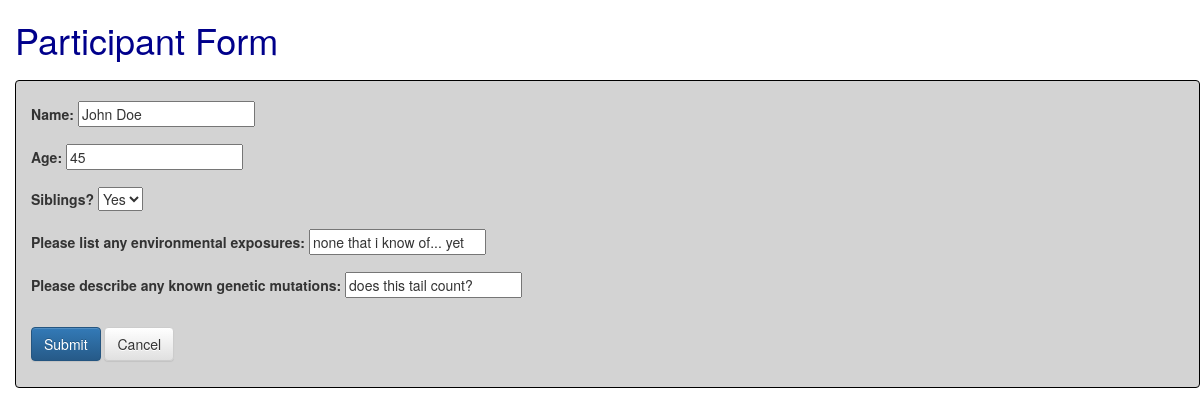
/participants/1/, run on the app's committed database.
### participants/models.py (models this page shows, shortened)
class Participant(models.Model):
    name = models.CharField(max_length=100, blank=False)
    age = models.CharField(max_length=3, blank=False)
    UMM_YES = "YES"
    SAY_NO = "NO"
    YES_NO_CHOICES = ((UMM_YES, 'Yes'), (SAY_NO, "No"))
    siblings = models.CharField(
        max_length=3,
        choices=YES_NO_CHOICES,
        default=SAY_NO)
    env_exposures = models.CharField(max_length=300, blank=True)
    genetic_mutations = models.CharField(max_length=300, blank=True)
    NOT_REVIEWED = 'NR'
    REVIEWED_ACCEPTED = 'RA'
    REVIEWED_NOT_ACCEPTED = 'RN'
    STATUS_CHOICES = (
        (NOT_REVIEWED, 'Not Reviewed'),
        (REVIEWED_ACCEPTED, 'Reviewed - Accepted'),
        (REVIEWED_NOT_ACCEPTED, 'Reviewed - Not Accepted'))
    status = models.CharField(
        max_length=2,
        choices=STATUS_CHOICES,
        default=NOT_REVIEWED)

### participants/views.py (the view)
# urls.py: url(r'^participants/(?P<pk>[0-9]+)/$', views.ParticipantUpdate.as_view(), name='detail'),
class ParticipantUpdate(UpdateView):
    model = Participant
    fields = ['name', 'age', 'siblings', 'env_exposures', 'genetic_mutations']
    success_url = reverse_lazy('participants:index')

### participants/templates/participants/participant_form.html (shortened to what this page needs)
{% extends 'participants/base.html' %}
{% block content %}
  <h1>Participant Form</h1>
  <div class="container custom-border">
  <form url method="post">
    <fieldset class="module aligned participant-form">
      <div class="form-group">
        <label for="{{ form.name.id_for_label }}">Name:</label>
        {{ form.name }}
      </div>
      <div class="form-group">
        <label for="{{ form.age.id_for_label }}">Age:</label>
        {{ form.age }}
      </div>
      <div class="form-group">
        <label for="{{ form.siblings.id_for_label }}">Siblings?</label>
        {{ form.siblings }}
      </div>
      <div class="form-group">
        <label for="{{ form.env_exposures.id_for_label }}">Please list any environmental exposures:</label>
        {{ form.env_exposures }}
      </div>
      <div class="form-group">
        <label for="{{ form.genetic_mutations.id_for_label }}">Please describe any known genetic mutations:</label>
        {{ form.genetic_mutations }}
      </div>
    </fieldset>
    <input class="btn btn-primary" type="submit" value="Submit" />
    <a class="btn btn-default" href="{% url 'participants:index' %}">Cancel</a>
  </form>
</div>
{% endblock %}

### participants/static/css/participants.css (style rules this page uses)
body { padding-left: 15; }
h1 { color: darkblue; }
fieldset { padding-top: 20; }
.btn { margin-top: 12; margin-bottom: 12; }
.container { margin-right: inherit; margin-left: inherit; margin-top: 20; margin-bottom: 20; background-color: lightgray; width: 75%; }
.custom-border { width: 100%; border: 1px solid black; border-radius: 4px; }

### data on the page
Participant: name "John Doe", age "45", siblings "Yes", env_exposures "none that i know of... yet", genetic_mutations "does this tail count?"
